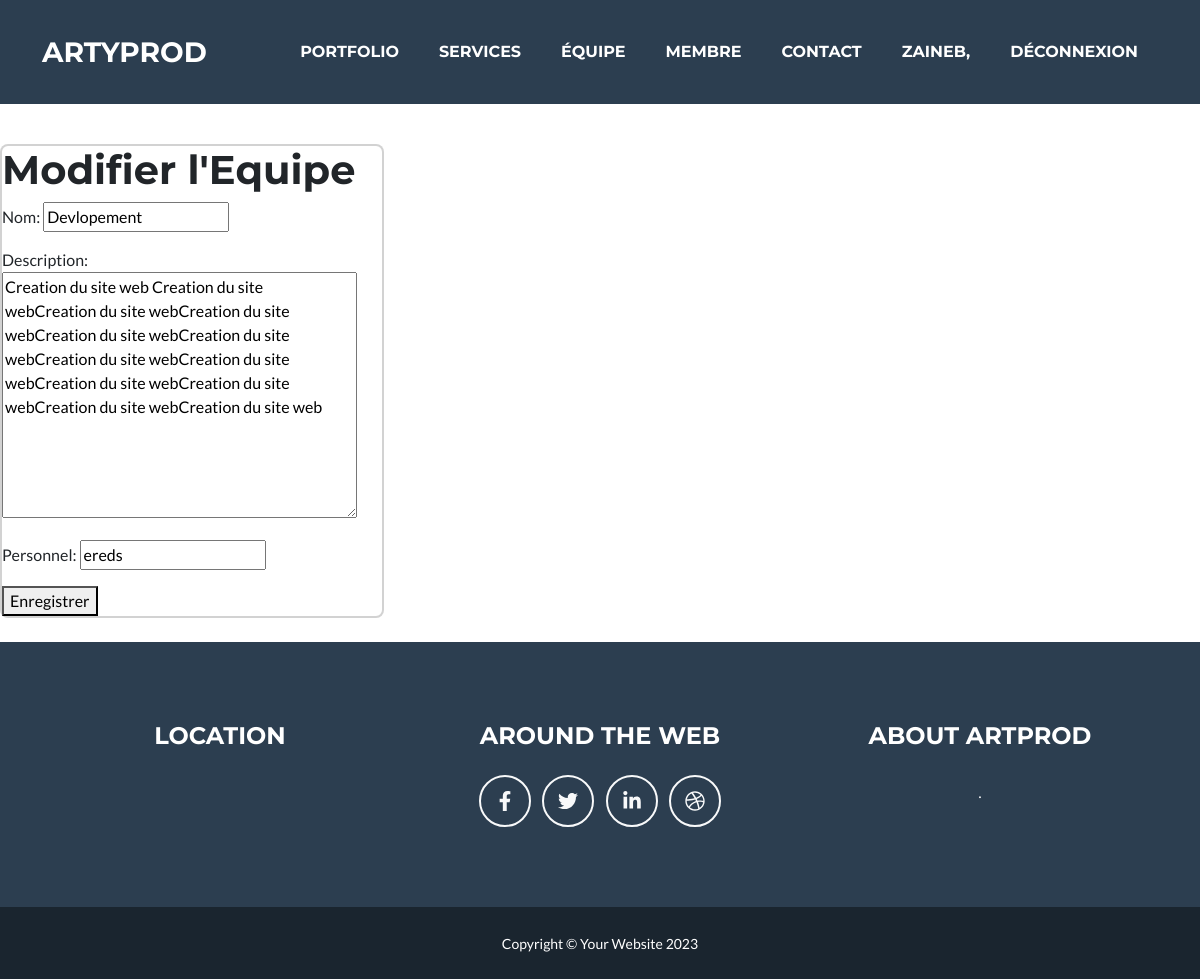
Page /arty/modifierEquipe/5 (signed in) on the committed database.
### arty/models.py (models this page shows, shortened)
class Equipe(models.Model):
    nom = models.CharField(max_length=255)
    description = models.TextField()
    personnel = models.CharField(max_length=50)

### arty/views.py (the view)
# urls.py: path('modifierEquipe/<int:pk>', views.modifierEquipe, name='modifierEquipe'),
@login_required
def modifierEquipe(request, pk):
    equipe = get_object_or_404(Equipe, pk=pk)
    if request.method == "POST":
        form = EquipeForm(request.POST, instance=equipe)
        if form.is_valid():
            equipe = form.save(commit=False)
            equipe.save()
            messages.success(request, 'Equipe modifié avec succès!')
            return redirect('listeEquipe')
    else:
        form = EquipeForm(instance=equipe)
    return render(request, 'equipe/modifierEquipe.html', {'form': form})

### arty/forms.py
class EquipeForm(forms.ModelForm):
    class Meta:
        model = Equipe
        fields = '__all__'

### arty/templates/equipe/modifierEquipe.html (shortened to what this page needs)
{% extends 'a.html' %}
{% block content %}
<br/><br/><br/><br/><br/><br/>
<div class="row">
    <div class="col-md-4">
      <div class="card mb-4">
  <h1>Modifier l'Equipe </h1>
  <form method="post">
    {{ form.as_p }}
    <button type="submit">Enregistrer</button>
  </form>
</div>
</div>
</div>
{% endblock %}

### arty/templates/a.html (shortened to what this page needs)
{% load static %}
<!DOCTYPE html>
<html lang="en">
    <head>
        <link rel="stylesheet" href="{% static 'css/styles.css' %}" >
    </head>
    <body id="page-top">
        <nav class="navbar navbar-expand-lg bg-secondary text-uppercase fixed-top" id="mainNav">
            <div class="container">
                <a class="navbar-brand" href={% url 'home' %}>ArtyProd</a>
                <div class="collapse navbar-collapse" id="navbarResponsive">
                    <ul class="navbar-nav ms-auto">
                        <li class="nav-item mx-0 mx-lg-1"><a class="nav-link py-3 px-0 px-lg-3 rounded" href="{% url 'listeProjets' %}">Portfolio</a></li>
                        <li class="nav-item mx-0 mx-lg-1"><a class="nav-link py-3 px-0 px-lg-3 rounded" href="#Services">Services</a></li>
                        <li class="nav-item mx-0 mx-lg-1"><a class="nav-link py-3 px-0 px-lg-3 rounded" href="{% url 'listeEquipe' %}">Équipe</a></li>
                        <li class="nav-item mx-0 mx-lg-1"><a class="nav-link py-3 px-0 px-lg-3 rounded" href="{% url 'person_list' %}">Membre</a></li>
                        <li class="nav-item mx-0 mx-lg-1"><a class="nav-link py-3 px-0 px-lg-3 rounded" href="{% url 'contact' %}">Contact</a></li>
                        {% if user.is_authenticated %}
                            <li class="nav-item mx-0 mx-lg-1">
                                <a class="nav-link py-3 px-0 px-lg-3 rounded" href="#">{{user}},</a>
                            </li>
                                <li class="nav-item mx-0 mx-lg-1">
                                <a class="nav-link py-3 px-0 px-lg-3 rounded" href="{% url 'logout' %}">Déconnexion</a>
                            </li>
                        {% endif %}
                    </ul>
                </div>
            </div>
        </nav>
        {% block content %}{% endblock%}
        <footer class="footer text-center">
            <div class="container">
                <div class="row">
                    <div class="col-lg-4 mb-5 mb-lg-0">
                        <h4 class="text-uppercase mb-4">Location</h4>
                    </div>
                    <div class="col-lg-4 mb-5 mb-lg-0">
                        <h4 class="text-uppercase mb-4">Around the Web</h4>
                        <a class="btn btn-outline-light btn-social mx-1" href="#!"><i class="fab fa-fw fa-facebook-f"></i></a>
                        <a class="btn btn-outline-light btn-social mx-1" href="#!"><i class="fab fa-fw fa-twitter"></i></a>
                        <a class="btn btn-outline-light btn-social mx-1" href="#!"><i class="fab fa-fw fa-linkedin-in"></i></a>
                        <a class="btn btn-outline-light btn-social mx-1" href="#!"><i class="fab fa-fw fa-dribbble"></i></a>
                    </div>
                    <div class="col-lg-4">
                        <h4 class="text-uppercase mb-4">About ArtProd</h4>
                        <p class="lead mb-0">
                            .
                        </p>
                    </div>
                </div>
            </div>
        </footer>
        <div class="copyright py-4 text-center text-white">
            <div class="container"><small>Copyright &copy; Your Website 2023</small></div>
        </div>
    </body>
</html>

### rows in the picture
Equipe: nom "Devlopement", description "Creation du site web Creation du site webCreation du site webCreation du site webCreation du site webCreation du site webCreation du site webCreation du site webCreation du site webCreation du site webCreation du site webCreation du site web", personnel "ereds"

### other values in the picture
{{ user }} "ZAINEB"
